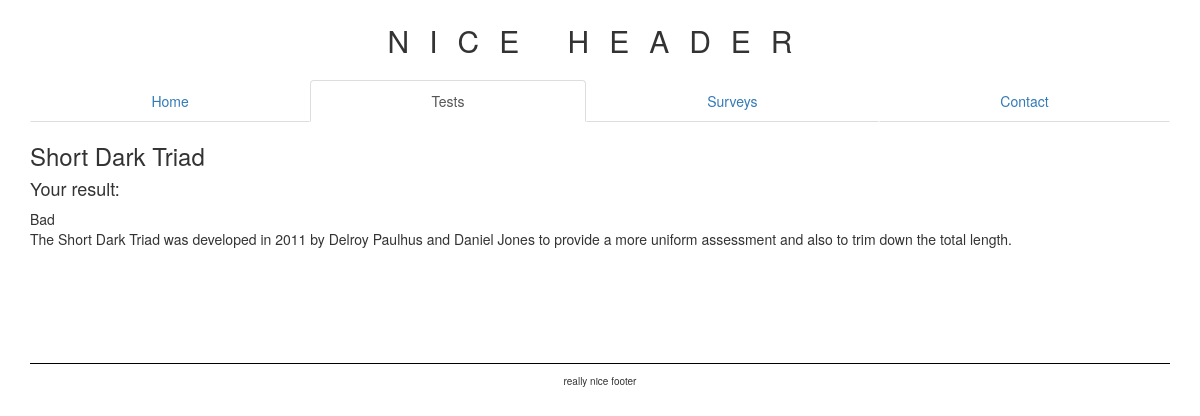
Screenshot of /test/1/result/1 with the database file from the repository.
### personalitytests/models.py (models this page shows, shortened)
class Test(models.Model):
    name = models.CharField(max_length=200, verbose_name='Test name')
    created_at = models.DateTimeField(auto_now=True)
    description = models.TextField()

class Score(models.Model):
    test = models.ForeignKey(Test)
    min_score = models.IntegerField()
    max_score = models.IntegerField()
    result = models.CharField(max_length=400)
    description = models.TextField(null=True)

### personalitytests/views.py (the view)
# urls.py: url(r'^(?P<test_id>\d+)/result/(?P<score>\d+)$', views.result, name='result'),
def result(request, test_id, score):
    pers_test = get_object_or_404(Test, pk=test_id)
    try:
        user_result = Score.objects.filter(
            min_score__lte=score,
            max_score__gte=score,
            test=test_id
        ).all()[0]
    except IndexError:
        raise Http404
    context = {'result': user_result, 'test': pers_test}
    return render(request, 'personalitytests/result.html', context)

### survey/templatetags/site_menu.py (called while the page is built)
@register.inclusion_tag('menu.html')
def site_menu(item):
    return {'item': item}

### personalitytests/templates/personalitytests/result.html
{% extends "personalitytests/tests.html" %}
{% block content %}
<h3>{{test.name}}</h3>
<h4>Your result:</h4>
<div>{{result.result}}</div>
<div>{{result.description}}</div>
{% endblock %}

### personalitytests/static/personalitytests/css/main.css (style rules this page uses)
* { margin: 0; padding: 0; }

### rows the page displays
Test: name "Short Dark Triad"
Score: result "Bad", description "The Short Dark Triad was developed in 2011 by Delroy Paulhus and Daniel Jones to provide a more uniform assessment and also to trim down the total length."
